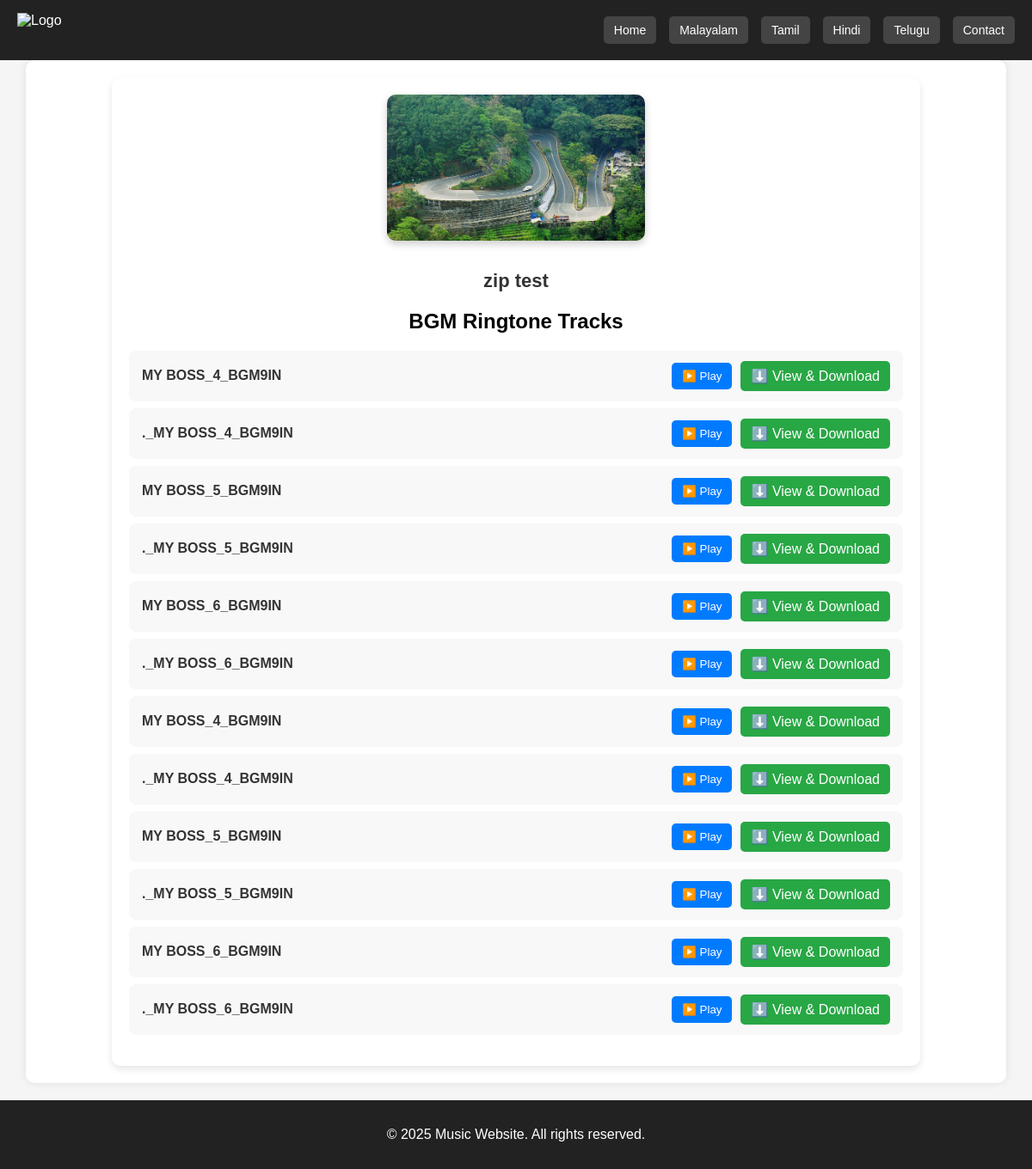
Screenshot of /album/2/ with the database file from the repository.
### music/models.py (models this page shows, shortened)
class Album(models.Model):
    title = models.CharField(max_length=255, unique=True)
    category = models.ForeignKey(Category, on_delete=models.SET_NULL, null=True, blank=True, related_name="albums")
    cover_image = models.ImageField(upload_to='album_covers/', blank=True, null=True, help_text="Upload an album cover")
    zip_file = models.FileField(upload_to='album_zips/', blank=True, null=True, help_text="Upload a ZIP file containing MP3s")

class Music(models.Model):
    title = models.CharField(max_length=255)
    artist = models.CharField(max_length=255, default="Unknown Artist")
    album = models.ForeignKey(Album, on_delete=models.CASCADE, related_name="tracks", blank=True, null=True)
    file = models.FileField(upload_to='music_files/', help_text="Upload MP3 files")
    cover_image = models.ImageField(upload_to='music_covers/', blank=True, null=True, help_text="Upload an image for the track")

### music/views.py (the view)
# urls.py: path('album/<int:album_id>/', album_detail, name='album_detail'),
def album_detail(request, album_id):
    album = get_object_or_404(Album, id=album_id)
    tracks = Music.objects.filter(album=album)
    ads = get_ad_settings()
    return render(request, 'album_detail.html', {'album': album, 'tracks': tracks, 'ads': ads})

### music/views.py (called while the page is built)
def get_ad_settings():
    return AdSettings.objects.first()

### music/templates/music/album_detail.html (shortened to what this page needs)
{% extends 'base.html' %}
{% block content %}
<div class="album-container">
    {% if album.cover_image %}
        <img src="{{ album.cover_image.url }}" alt="{{ album.title }}" class="album-cover">
    {% endif %}
    <h1 class="album-title">{{ album.title }}</h1>
    <h2>BGM Ringtone Tracks</h2>
    <ul class="track-list">
        {% for track in tracks %}
            <li class="track-item">
                <span class="track-title">{{ track.title }}</span>
                <div class="track-controls">
                    <button onclick="playTrack('{{ track.file.url }}', this)" class="play-btn">▶️ Play</button>
                    <a href="{% url 'track_detail' track.id %}" class="download-btn">⬇️ View & Download</a>
                </div>
            </li>
        {% empty %}
            <p>No tracks available.</p>
        {% endfor %}
    </ul>
</div>
{% endblock %}

### music/templates/music/base.html (shortened to what this page needs)
<!DOCTYPE html>
<html lang="en">
<head>
</head>
<body>
    <div class="header">
        <img src="/static/logo.png" alt="Logo">
        <div class="nav-links">
            <a href="/">Home</a>
            <a href="#">Malayalam</a>
            <a href="#">Tamil</a>
            <a href="#">Hindi</a>
            <a href="http://127.0.0.1:8000/category/4/">Telugu</a>
            <a href="#">Contact</a>
        </div>
    </div>
    <div class="container">
        {% block content %}{% endblock %}
    </div>
    <div class="footer">
        <p>&copy; 2025 Music Website. All rights reserved.</p>
    </div>
</body>
</html>

### music/templates/music/base.html (style rules this page uses)
body { font-family: Arial, sans-serif; margin: 0; padding: 0; background: #f5f5f5; }
.container { max-width: 1100px; margin: auto; padding: 20px; background: white; border-radius: 10px; box-shadow: 0px 0px 10px rgba(0, 0, 0, 0.1); }
.header { background: #222; color: white; padding: 15px 20px; display: flex; justify-content: space-between; align-items: center; position: relative; }
.header img { height: 40px; }
.nav-links { display: flex; gap: 15px; }
.nav-links a { color: white; text-decoration: none; padding: 8px 12px; border-radius: 5px; background: #444; font-size: 14px; transition: background 0.3s; }
.footer { background: #222; color: white; text-align: center; padding: 15px; margin-top: 20px; }

### music/templates/music/album_detail.html (style rules this page uses)
.album-container { max-width: 900px; margin: auto; padding: 20px; background: #fff; border-radius: 10px; box-shadow: 0 4px 8px rgba(0, 0, 0, 0.1); text-align: center; }
.album-cover { width: 100%; max-width: 300px; height: auto; border-radius: 10px; box-shadow: 0 4px 10px rgba(0, 0, 0, 0.2); margin-bottom: 15px; }
.album-title { font-size: 22px; font-weight: bold; margin-bottom: 10px; color: #333; }
.track-list { list-style: none; padding: 0; }
.track-item { display: flex; align-items: center; justify-content: space-between; padding: 12px 15px; margin: 8px 0; background: #f8f8f8; border-radius: 8px; transition: 0.3s; }
.track-title { font-size: 16px; font-weight: bold; color: #333; }
.track-controls { display: flex; align-items: center; gap: 10px; }
.play-btn { background: #007bff; color: white; border: none; padding: 8px 12px; border-radius: 5px; cursor: pointer; transition: 0.3s; }
.download-btn { text-decoration: none; color: white; background: #28a745; padding: 8px 12px; border-radius: 5px; transition: 0.3s; }

### rows the page displays
Album: cover_image (picture), title "zip test"
Music: title "MY BOSS_4_BGM9IN"
Music: title "._MY BOSS_4_BGM9IN"
Music: title "MY BOSS_5_BGM9IN"
Music: title "._MY BOSS_5_BGM9IN"
Music: title "MY BOSS_6_BGM9IN"
Music: title "._MY BOSS_6_BGM9IN"
Music: title "MY BOSS_4_BGM9IN"
Music: title "._MY BOSS_4_BGM9IN"
Music: title "MY BOSS_5_BGM9IN"
Music: title "._MY BOSS_5_BGM9IN"
Music: title "MY BOSS_6_BGM9IN"
Music: title "._MY BOSS_6_BGM9IN"
